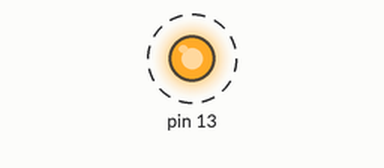
Bench run of a sketch on a simulated Arduino Uno, built with avr-gcc and run on an emulated ATmega328P. Parts: output pins drawn as LEDs (lit = HIGH). Dashed ring = blinking.

Above: at 0.05 s.
Timing chart, 0 to 3.0 s (numbered marks = the images above):
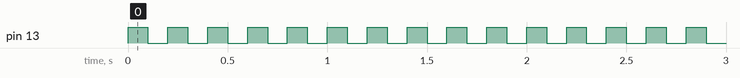

The sketch:

lab3_e6.ino
```cpp
#include <avr/io.h>
#include <util/delay.h>
#define BLINK_DELAY_MS 50

void delay_timer0(){

  TCNT0 = 150;

  TCCR0A = 0x00;
  TCCR0B = 0b00000100;

  while((TIFR0&0x01)==0)

  TCCR0A = 0x00;
  TCCR0B = 0x00;

  TIFR0 = 0x01;
}
void delay_timer00(){

  TCNT0 = 0;

  TCCR0A = 0x00;
  TCCR0B = 0b00000100;

  while((TIFR0&0x01)==0)

  TCCR0A = 0x00;
  TCCR0B = 0x00;

  TIFR0 = 0x01;
}

int main (void){

  DDRB |= (1<<5);
  int j;
  int count = 0b0;
  int max_ = 0b11111111;
  int e = 0b11000;//24 rounds


  while(1){

        PORTB ^= (1<<5);

          for(j=count;j<e;j=j+0b1){
            delay_timer00(); //rounds
          }

          delay_timer0();
  }
}
```

Measured:
- by itself, pin 13: alternates HIGH for 0.10 s and LOW for 0.10 s
